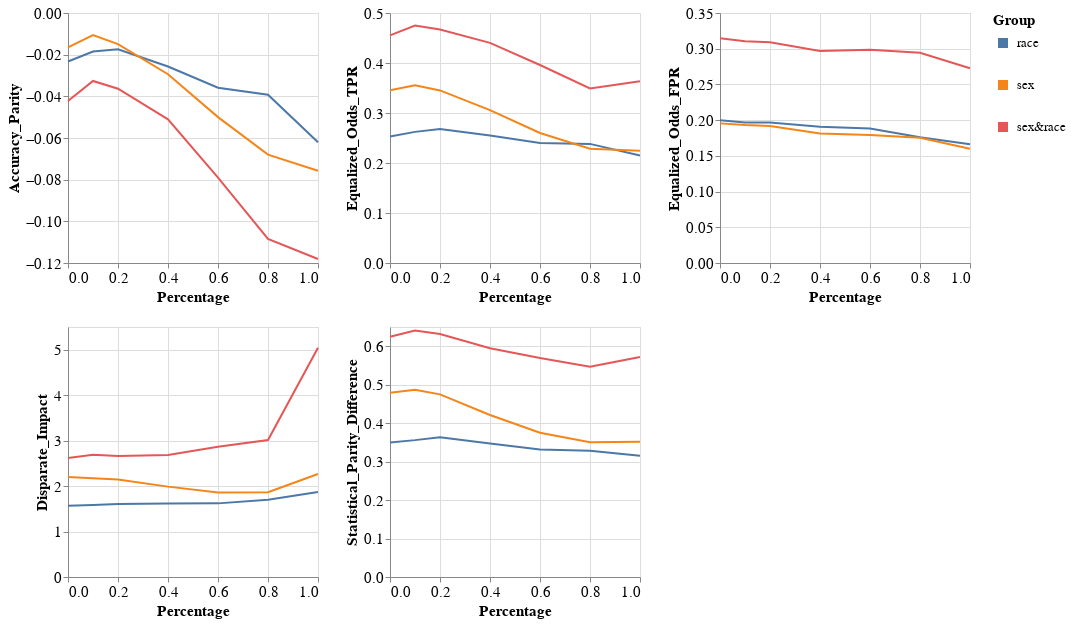

The notebook cell saved with this chart:
### Code cell
visualizer.create_groups_grid_pct_lines_plot(model_name=MODEL_NAMES[0],
                                             target_preprocessing_technique=PREPROCESSING_TECHNIQUES[0],
                                             group_metrics_type='fairness')

### Figure 1 — Vega-Lite specification as saved in the notebook (floating-point values rounded to 4 significant figures)
{"config": {"view": {"continuousWidth": 400, "continuousHeight": 300}, "axis": {"labelFontSize": 15, "titleFontSize": 15}, "legend": {"labelFontSize": 13, "symbolStrokeWidth": 10, "titleFontSize": 15}}, "vconcat": [{"hconcat": [{"mark": "line", "encoding": {"color": {"field": "Group", "type": "nominal"}, "x": {"field": "Percentage", "type": "quantitative"}, "y": {"field": "Metric_Value", "title": "Accuracy_Parity", "type": "quantitative"}}, "height": 250, "width": 250}, {"data": {"name": "data-df2687194fd55032a664c62b5399ebda"}, "mark": "line", "encoding": {"color": {"field": "Group", "type": "nominal"}, "x": {"field": "Percentage", "type": "quantitative"}, "y": {"field": "Metric_Value", "title": "Equalized_Odds_TPR", "type": "quantitative"}}, "height": 250, "width": 250}, {"data": {"name": "data-c69da93e0010390cd675bd981b6eb188"}, "mark": "line", "encoding": {"color": {"field": "Group", "type": "nominal"}, "x": {"field": "Percentage", "type": "quantitative"}, "y": {"field": "Metric_Value", "title": "Equalized_Odds_FPR", "type": "quantitative"}}, "height": 250, "width": 250}]}, {"hconcat": [{"mark": "line", "encoding": {"color": {"field": "Group", "type": "nominal"}, "x": {"field": "Percentage", "type": "quantitative"}, "y": {"field": "Metric_Value", "title": "Disparate_Impact", "type": "quantitative"}}, "height": 250, "width": 250}, {"data": {"name": "data-1f8871bf39b1385e2995fe74ca53c8d5"}, "mark": "line", "encoding": {"color": {"field": "Group", "type": "nominal"}, "x": {"field": "Percentage", "type": "quantitative"}, "y": {"field": "Metric_Value", "title": "Statistical_Parity_Difference", "type": "quantitative"}}, "height": 250, "width": 250}], "data": {"name": "data-5f1be52713733928a574a59a9ebcaf9e"}}], "data": {"name": "data-130a1ebfa14b039b08d3c44710890d91"}, "$schema": "https://vega.github.io/schema/vega-lite/v4.17.0.json", "datasets": {"data-130a1ebfa14b039b08d3c44710890d91": [{"Model_Name": "DecisionTreeClassifier", "Metric": "Accuracy_Parity", "Group": "race", "Metric_Value": -0.02327, "Percentage": 0.0}, {"Model_Name": "DecisionTreeClassifier", "Metric": "Accuracy_Parity", "Group": "sex", "Metric_Value": -0.01652, "Percentage": 0.0}, {"Model_Name": "DecisionTreeClassifier", "Metric": "Accuracy_Parity", "Group": "sex&race", "Metric_Value": -0.0422, "Percentage": 0.0}, {"Model_Name": "DecisionTreeClassifier", "Metric": "Accuracy_Parity", "Group": "race", "Metric_Value": -0.01846, "Percentage": 0.1}, {"Model_Name": "DecisionTreeClassifier", "Metric": "Accuracy_Parity", "Group": "sex", "Metric_Value": -0.01063, "Percentage": 0.1}, {"Model_Name": "DecisionTreeClassifier", "Metric": "Accuracy_Parity", "Group": "sex&race", "Metric_Value": -0.03263, "Percentage": 0.1}, {"Model_Name": "DecisionTreeClassifier", "Metric": "Accuracy_Parity", "Group": "race", "Metric_Value": -0.01744, "Percentage": 0.2}, {"Model_Name": "DecisionTreeClassifier", "Metric": "Accuracy_Parity", "Group": "sex", "Metric_Value": -0.01495, "Percentage": 0.2}, {"Model_Name": "DecisionTreeClassifier", "Metric": "Accuracy_Parity", "Group": "sex&race", "Metric_Value": -0.03634, "Percentage": 0.2}, {"Model_Name": "DecisionTreeClassifier", "Metric": "Accuracy_Parity", "Group": "race", "Metric_Value": -0.02567, "Percentage": 0.4}, {"Model_Name": "DecisionTreeClassifier", "Metric": "Accuracy_Parity", "Group": "sex", "Metric_Value": -0.0294, "Percentage": 0.4}, {"Model_Name": "DecisionTreeClassifier", "Metric": "Accuracy_Parity", "Group": "sex&race", "Metric_Value": -0.05101, "Percentage": 0.4}, {"Model_Name": "DecisionTreeClassifier", "Metric": "Accuracy_Parity", "Group": "race", "Metric_Value": -0.03589, "Percentage": 0.6}, {"Model_Name": "DecisionTreeClassifier", "Metric": "Accuracy_Parity", "Group": "sex", "Metric_Value": -0.04998, "Percentage": 0.6}, {"Model_Name": "DecisionTreeClassifier", "Metric": "Accuracy_Parity", "Group": "sex&race", "Metric_Value": -0.07902, "Percentage": 0.6}, {"Model_Name": "DecisionTreeClassifier", "Metric": "Accuracy_Parity", "Group": "race", "Metric_Value": -0.03921, "Percentage": 0.8}, {"Model_Name": "DecisionTreeClassifier", "Metric": "Accuracy_Parity", "Group": "sex", "Metric_Value": -0.06797, "Percentage": 0.8}, {"Model_Name": "DecisionTreeClassifier", "Metric": "Accuracy_Parity", "Group": "sex&race", "Metric_Value": -0.1084, "Percentage": 0.8}, {"Model_Name": "DecisionTreeClassifier", "Metric": "Accuracy_Parity", "Group": "race", "Metric_Value": -0.06202, "Percentage": 1.0}, {"Model_Name": "DecisionTreeClassifier", "Metric": "Accuracy_Parity", "Group": "sex", "Metric_Value": -0.07572, "Percentage": 1.0}, {"Model_Name": "DecisionTreeClassifier", "Metric": "Accuracy_Parity", "Group": "sex&race", "Metric_Value": -0.1181, "Percentage": 1.0}], "data-df2687194fd55032a664c62b5399ebda": [{"Model_Name": "DecisionTreeClassifier", "Metric": "Equalized_Odds_TPR", "Group": "race", "Metric_Value": 0.2532, "Percentage": 0.0}, {"Model_Name": "DecisionTreeClassifier", "Metric": "Equalized_Odds_TPR", "Group": "sex", "Metric_Value": 0.3454, "Percentage": 0.0}, {"Model_Name": "DecisionTreeClassifier", "Metric": "Equalized_Odds_TPR", "Group": "sex&race", "Metric_Value": 0.4553, "Percentage": 0.0}, {"Model_Name": "DecisionTreeClassifier", "Metric": "Equalized_Odds_TPR", "Group": "race", "Metric_Value": 0.2622, "Percentage": 0.1}, {"Model_Name": "DecisionTreeClassifier", "Metric": "Equalized_Odds_TPR", "Group": "sex", "Metric_Value": 0.3555, "Percentage": 0.1}, {"Model_Name": "DecisionTreeClassifier", "Metric": "Equalized_Odds_TPR", "Group": "sex&race", "Metric_Value": 0.475, "Percentage": 0.1}, {"Model_Name": "DecisionTreeClassifier", "Metric": "Equalized_Odds_TPR", "Group": "race", "Metric_Value": 0.2681, "Percentage": 0.2}, {"Model_Name": "DecisionTreeClassifier", "Metric": "Equalized_Odds_TPR", "Group": "sex", "Metric_Value": 0.3451, "Percentage": 0.2}, {"Model_Name": "DecisionTreeClassifier", "Metric": "Equalized_Odds_TPR", "Group": "sex&race", "Metric_Value": 0.467, "Percentage": 0.2}, {"Model_Name": "DecisionTreeClassifier", "Metric": "Equalized_Odds_TPR", "Group": "race", "Metric_Value": 0.2549, "Percentage": 0.4}, {"Model_Name": "DecisionTreeClassifier", "Metric": "Equalized_Odds_TPR", "Group": "sex", "Metric_Value": 0.3059, "Percentage": 0.4}, {"Model_Name": "DecisionTreeClassifier", "Metric": "Equalized_Odds_TPR", "Group": "sex&race", "Metric_Value": 0.4403, "Percentage": 0.4}, {"Model_Name": "DecisionTreeClassifier", "Metric": "Equalized_Odds_TPR", "Group": "race", "Metric_Value": 0.24, "Percentage": 0.6}, {"Model_Name": "DecisionTreeClassifier", "Metric": "Equalized_Odds_TPR", "Group": "sex", "Metric_Value": 0.26, "Percentage": 0.6}, {"Model_Name": "DecisionTreeClassifier", "Metric": "Equalized_Odds_TPR", "Group": "sex&race", "Metric_Value": 0.396, "Percentage": 0.6}, {"Model_Name": "DecisionTreeClassifier", "Metric": "Equalized_Odds_TPR", "Group": "race", "Metric_Value": 0.2382, "Percentage": 0.8}, {"Model_Name": "DecisionTreeClassifier", "Metric": "Equalized_Odds_TPR", "Group": "sex", "Metric_Value": 0.2286, "Percentage": 0.8}, {"Model_Name": "DecisionTreeClassifier", "Metric": "Equalized_Odds_TPR", "Group": "sex&race", "Metric_Value": 0.3491, "Percentage": 0.8}, {"Model_Name": "DecisionTreeClassifier", "Metric": "Equalized_Odds_TPR", "Group": "race", "Metric_Value": 0.215, "Percentage": 1.0}, {"Model_Name": "DecisionTreeClassifier", "Metric": "Equalized_Odds_TPR", "Group": "sex", "Metric_Value": 0.2246, "Percentage": 1.0}, {"Model_Name": "DecisionTreeClassifier", "Metric": "Equalized_Odds_TPR", "Group": "sex&race", "Metric_Value": 0.3633, "Percentage": 1.0}], "data-c69da93e0010390cd675bd981b6eb188": [{"Model_Name": "DecisionTreeClassifier", "Metric": "Equalized_Odds_FPR", "Group": "race", "Metric_Value": 0.1997, "Percentage": 0.0}, {"Model_Name": "DecisionTreeClassifier", "Metric": "Equalized_Odds_FPR", "Group": "sex", "Metric_Value": 0.1955, "Percentage": 0.0}, {"Model_Name": "DecisionTreeClassifier", "Metric": "Equalized_Odds_FPR", "Group": "sex&race", "Metric_Value": 0.3145, "Percentage": 0.0}, {"Model_Name": "DecisionTreeClassifier", "Metric": "Equalized_Odds_FPR", "Group": "race", "Metric_Value": 0.1966, "Percentage": 0.1}, {"Model_Name": "DecisionTreeClassifier", "Metric": "Equalized_Odds_FPR", "Group": "sex", "Metric_Value": 0.1932, "Percentage": 0.1}, {"Model_Name": "DecisionTreeClassifier", "Metric": "Equalized_Odds_FPR", "Group": "sex&race", "Metric_Value": 0.3105, "Percentage": 0.1}, {"Model_Name": "DecisionTreeClassifier", "Metric": "Equalized_Odds_FPR", "Group": "race", "Metric_Value": 0.1967, "Percentage": 0.2}, {"Model_Name": "DecisionTreeClassifier", "Metric": "Equalized_Odds_FPR", "Group": "sex", "Metric_Value": 0.1917, "Percentage": 0.2}, {"Model_Name": "DecisionTreeClassifier", "Metric": "Equalized_Odds_FPR", "Group": "sex&race", "Metric_Value": 0.3092, "Percentage": 0.2}, {"Model_Name": "DecisionTreeClassifier", "Metric": "Equalized_Odds_FPR", "Group": "race", "Metric_Value": 0.1908, "Percentage": 0.4}, {"Model_Name": "DecisionTreeClassifier", "Metric": "Equalized_Odds_FPR", "Group": "sex", "Metric_Value": 0.1813, "Percentage": 0.4}, {"Model_Name": "DecisionTreeClassifier", "Metric": "Equalized_Odds_FPR", "Group": "sex&race", "Metric_Value": 0.2969, "Percentage": 0.4}, {"Model_Name": "DecisionTreeClassifier", "Metric": "Equalized_Odds_FPR", "Group": "race", "Metric_Value": 0.1884, "Percentage": 0.6}, {"Model_Name": "DecisionTreeClassifier", "Metric": "Equalized_Odds_FPR", "Group": "sex", "Metric_Value": 0.1792, "Percentage": 0.6}, {"Model_Name": "DecisionTreeClassifier", "Metric": "Equalized_Odds_FPR", "Group": "sex&race", "Metric_Value": 0.2986, "Percentage": 0.6}, {"Model_Name": "DecisionTreeClassifier", "Metric": "Equalized_Odds_FPR", "Group": "race", "Metric_Value": 0.176, "Percentage": 0.8}, {"Model_Name": "DecisionTreeClassifier", "Metric": "Equalized_Odds_FPR", "Group": "sex", "Metric_Value": 0.1755, "Percentage": 0.8}, {"Model_Name": "DecisionTreeClassifier", "Metric": "Equalized_Odds_FPR", "Group": "sex&race", "Metric_Value": 0.2943, "Percentage": 0.8}, {"Model_Name": "DecisionTreeClassifier", "Metric": "Equalized_Odds_FPR", "Group": "race", "Metric_Value": 0.1663, "Percentage": 1.0}, {"Model_Name": "DecisionTreeClassifier", "Metric": "Equalized_Odds_FPR", "Group": "sex", "Metric_Value": 0.1599, "Percentage": 1.0}, {"Model_Name": "DecisionTreeClassifier", "Metric": "Equalized_Odds_FPR", "Group": "sex&race", "Metric_Value": 0.2727, "Percentage": 1.0}], "data-5f1be52713733928a574a59a9ebcaf9e": [{"Model_Name": "DecisionTreeClassifier", "Metric": "Disparate_Impact", "Group": "race", "Metric_Value": 1.567, "Percentage": 0.0}, {"Model_Name": "DecisionTreeClassifier", "Metric": "Disparate_Impact", "Group": "sex", "Metric_Value": 2.198, "Percentage": 0.0}, {"Model_Name": "DecisionTreeClassifier", "Metric": "Disparate_Impact", "Group": "sex&race", "Metric_Value": 2.62, "Percentage": 0.0}, {"Model_Name": "DecisionTreeClassifier", "Metric": "Disparate_Impact", "Group": "race", "Metric_Value": 1.582, "Percentage": 0.1}, {"Model_Name": "DecisionTreeClassifier", "Metric": "Disparate_Impact", "Group": "sex", "Metric_Value": 2.173, "Percentage": 0.1}, {"Model_Name": "DecisionTreeClassifier", "Metric": "Disparate_Impact", "Group": "sex&race", "Metric_Value": 2.687, "Percentage": 0.1}, {"Model_Name": "DecisionTreeClassifier", "Metric": "Disparate_Impact", "Group": "race", "Metric_Value": 1.608, "Percentage": 0.2}, {"Model_Name": "DecisionTreeClassifier", "Metric": "Disparate_Impact", "Group": "sex", "Metric_Value": 2.143, "Percentage": 0.2}, {"Model_Name": "DecisionTreeClassifier", "Metric": "Disparate_Impact", "Group": "sex&race", "Metric_Value": 2.66, "Percentage": 0.2}, {"Model_Name": "DecisionTreeClassifier", "Metric": "Disparate_Impact", "Group": "race", "Metric_Value": 1.618, "Percentage": 0.4}, {"Model_Name": "DecisionTreeClassifier", "Metric": "Disparate_Impact", "Group": "sex", "Metric_Value": 1.988, "Percentage": 0.4}, {"Model_Name": "DecisionTreeClassifier", "Metric": "Disparate_Impact", "Group": "sex&race", "Metric_Value": 2.682, "Percentage": 0.4}, {"Model_Name": "DecisionTreeClassifier", "Metric": "Disparate_Impact", "Group": "race", "Metric_Value": 1.62, "Percentage": 0.6}, {"Model_Name": "DecisionTreeClassifier", "Metric": "Disparate_Impact", "Group": "sex", "Metric_Value": 1.859, "Percentage": 0.6}, {"Model_Name": "DecisionTreeClassifier", "Metric": "Disparate_Impact", "Group": "sex&race", "Metric_Value": 2.866, "Percentage": 0.6}, {"Model_Name": "DecisionTreeClassifier", "Metric": "Disparate_Impact", "Group": "race", "Metric_Value": 1.698, "Percentage": 0.8}, {"Model_Name": "DecisionTreeClassifier", "Metric": "Disparate_Impact", "Group": "sex", "Metric_Value": 1.866, "Percentage": 0.8}, {"Model_Name": "DecisionTreeClassifier", "Metric": "Disparate_Impact", "Group": "sex&race", "Metric_Value": 3.014, "Percentage": 0.8}, {"Model_Name": "DecisionTreeClassifier", "Metric": "Disparate_Impact", "Group": "race", "Metric_Value": 1.872, "Percentage": 1.0}, {"Model_Name": "DecisionTreeClassifier", "Metric": "Disparate_Impact", "Group": "sex", "Metric_Value": 2.265, "Percentage": 1.0}, {"Model_Name": "DecisionTreeClassifier", "Metric": "Disparate_Impact", "Group": "sex&race", "Metric_Value": 5.042, "Percentage": 1.0}], "data-1f8871bf39b1385e2995fe74ca53c8d5": [{"Model_Name": "DecisionTreeClassifier", "Metric": "Statistical_Parity_Difference", "Group": "race", "Metric_Value": 0.3498, "Percentage": 0.0}, {"Model_Name": "DecisionTreeClassifier", "Metric": "Statistical_Parity_Difference", "Group": "sex", "Metric_Value": 0.4792, "Percentage": 0.0}, {"Model_Name": "DecisionTreeClassifier", "Metric": "Statistical_Parity_Difference", "Group": "sex&race", "Metric_Value": 0.6248, "Percentage": 0.0}, {"Model_Name": "DecisionTreeClassifier", "Metric": "Statistical_Parity_Difference", "Group": "race", "Metric_Value": 0.3559, "Percentage": 0.1}, {"Model_Name": "DecisionTreeClassifier", "Metric": "Statistical_Parity_Difference", "Group": "sex", "Metric_Value": 0.487, "Percentage": 0.1}, {"Model_Name": "DecisionTreeClassifier", "Metric": "Statistical_Parity_Difference", "Group": "sex&race", "Metric_Value": 0.641, "Percentage": 0.1}, {"Model_Name": "DecisionTreeClassifier", "Metric": "Statistical_Parity_Difference", "Group": "race", "Metric_Value": 0.3634, "Percentage": 0.2}, {"Model_Name": "DecisionTreeClassifier", "Metric": "Statistical_Parity_Difference", "Group": "sex", "Metric_Value": 0.4749, "Percentage": 0.2}, {"Model_Name": "DecisionTreeClassifier", "Metric": "Statistical_Parity_Difference", "Group": "sex&race", "Metric_Value": 0.6319, "Percentage": 0.2}, {"Model_Name": "DecisionTreeClassifier", "Metric": "Statistical_Parity_Difference", "Group": "race", "Metric_Value": 0.347, "Percentage": 0.4}, {"Model_Name": "DecisionTreeClassifier", "Metric": "Statistical_Parity_Difference", "Group": "sex", "Metric_Value": 0.4211, "Percentage": 0.4}, {"Model_Name": "DecisionTreeClassifier", "Metric": "Statistical_Parity_Difference", "Group": "sex&race", "Metric_Value": 0.5949, "Percentage": 0.4}, {"Model_Name": "DecisionTreeClassifier", "Metric": "Statistical_Parity_Difference", "Group": "race", "Metric_Value": 0.3318, "Percentage": 0.6}, {"Model_Name": "DecisionTreeClassifier", "Metric": "Statistical_Parity_Difference", "Group": "sex", "Metric_Value": 0.375, "Percentage": 0.6}, {"Model_Name": "DecisionTreeClassifier", "Metric": "Statistical_Parity_Difference", "Group": "sex&race", "Metric_Value": 0.5692, "Percentage": 0.6}, {"Model_Name": "DecisionTreeClassifier", "Metric": "Statistical_Parity_Difference", "Group": "race", "Metric_Value": 0.3284, "Percentage": 0.8}, {"Model_Name": "DecisionTreeClassifier", "Metric": "Statistical_Parity_Difference", "Group": "sex", "Metric_Value": 0.3501, "Percentage": 0.8}, {"Model_Name": "DecisionTreeClassifier", "Metric": "Statistical_Parity_Difference", "Group": "sex&race", "Metric_Value": 0.5465, "Percentage": 0.8}, {"Model_Name": "DecisionTreeClassifier", "Metric": "Statistical_Parity_Difference", "Group": "race", "Metric_Value": 0.3151, "Percentage": 1.0}, {"Model_Name": "DecisionTreeClassifier", "Metric": "Statistical_Parity_Difference", "Group": "sex", "Metric_Value": 0.3517, "Percentage": 1.0}, {"Model_Name": "DecisionTreeClassifier", "Metric": "Statistical_Parity_Difference", "Group": "sex&race", "Metric_Value": 0.5719, "Percentage": 1.0}]}}
